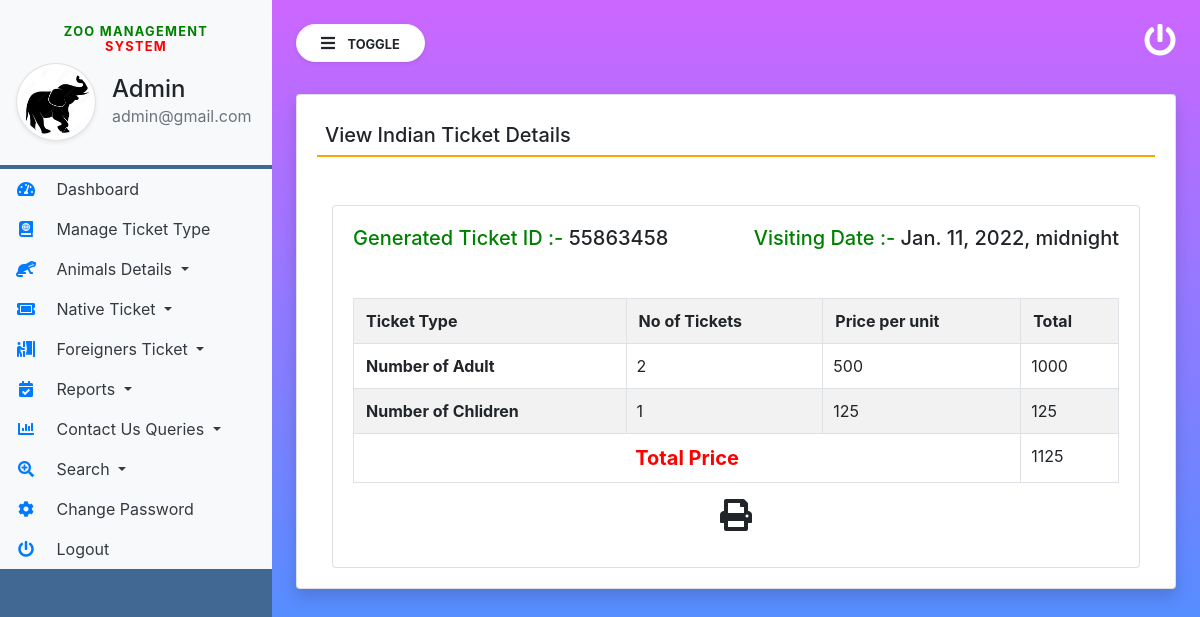
Page /view_NormalTicket/2 (signed in) on the committed database.
### zoo/models.py (models this page shows, shortened)
class Ticindian(models.Model):
    TicketID = models.CharField(max_length=100, null=True)
    NoAdult = models.CharField(max_length=50, null=True)
    NoChildren = models.CharField(max_length=50, null=True)
    AdultUnitprice = models.CharField(max_length=100, null=True)
    ChildUnitprice = models.CharField(max_length=100, null=True)
    PostingDate = models.DateTimeField(null=True)

class Tickettype(models.Model):
    TicketType = models.CharField(max_length=200, null=True)
    Price = models.CharField(max_length=150, null=True)
    CreationDate = models.DateTimeField(auto_now_add=True)

### zoo/views.py (the view)
# urls.py: path('view_NormalTicket/<int:pid>', view_NormalTicket, name='view_NormalTicket'),
def view_NormalTicket(request, pid):
    if not request.user.is_authenticated:
        return redirect('admin_login')
    ticketind = Ticindian.objects.get(id=pid)
    nchild = Tickettype.objects.get(TicketType="Native Child")
    nadult = Tickettype.objects.get(TicketType="Native Adult")
    nchildprice = nchild.Price
    nadultprice = nadult.Price
    Adultprice = int(ticketind.NoAdult) * int(nadultprice)
    Childprice = int(ticketind.NoChildren) * int(nchildprice)
    total = int(Adultprice) + int(Childprice)
    return render(request, 'view_NormalTicket.html', locals())

### zoo/templates/view_NormalTicket.html (shortened to what this page needs)
{% extends 'admin_base.html' %}
{% block main  %}
<div class="card shadow mt-2">
    <div class="card-body">
        <h5 class="p-2" style="border-bottom: 2px solid orange;">View Indian Ticket Details</h5>
        <div class="col-12 mt-5">
            <div class="card">
                <div class="card-body" id="exampl">
                    <h5 class="float-right"><span style="color: green;">Visiting Date :-</span> {{ticketind.PostingDate}}</h5>
                    <h5><span style="color: green;">Generated Ticket ID :-</span> {{ticketind.TicketID}}</h5>
                    <table border="1" class="table table-striped table-bordered first mt-5">
                        <tr>
                            <th>Ticket Type</th>
                            <th>No of Tickets</th>
                            <th>Price per unit</th>
                            <th>Total</th>
                        </tr>
                        <tr>
                            <th>Number of Adult</th>
                            <td style="padding-left: 10px">{{ticketind.NoAdult}}</td>
                            <td style="padding-left: 10px">{{nadultprice}}</td>
                            <td style="padding-left: 10px">{{Adultprice}}</td>
                        </tr>
                        <tr>
                            <th>Number of Chlidren</th>
                            <td style="padding-left: 10px">{{ticketind.NoChildren}}</td>
                            <td style="padding-left: 10px">{{nchildprice}}</td>
                            <td style="padding-left: 10px">{{Childprice}}</td>
                        </tr>
                        <tr>
                            <th style="text-align: center;color: red;font-size: 20px" colspan="3">Total Price
                            </th>
                            <td style="padding-left: 10px;">{{total}}</td>
                        </tr>
                    </table>
                    <p style="margin-top:1%" align="center">
                        <i class="fa fa-print fa-2x" style="cursor: pointer;" OnClick="CallPrint(this.value)"></i>
                    </p>
                </div>
            </div>
        </div>
    </div>
</div>
</div>
{% endblock %}

### zoo/templates/admin_base.html (shortened to what this page needs)
{% load static %}
<html lang="en">
<head>
    <link rel="stylesheet" href="https://maxcdn.bootstrapcdn.com/bootstrap/4.3.1/css/bootstrap.min.css">
    <link rel="stylesheet" href="https://use.fontawesome.com/releases/v5.6.3/css/all.css"
>
    <link rel="stylesheet" href="https://cdnjs.cloudflare.com/ajax/libs/twitter-bootstrap/4.5.2/css/bootstrap.css">
    <link rel="stylesheet" href="https://cdn.datatables.net/1.11.3/css/dataTables.bootstrap4.min.css">
    <link rel="stylesheet" type="text/css" href="{% static 'css/sidebar.css' %}">
</head>
<body>
<div class="vertical-nav bg-custom" id="sidebar">
    <div class="py-4 px-3 mb-1 bg-light">
        <center><h4 class="font-weight-bold text-uppercase px-3 small dashboard-text"><span style="color: green">Zoo Management</span> <span style="color: red">System</span></h4></center>
        <div class="media d-flex align-items-center">
            <img src="{% static 'images/animal1.png' %}" width="80" height="80"
                 class="mr-3 rounded-circle img-thumbnail shadow-sm">
            <div class="media-body">
                <h4 class="mb-0">Admin</h4>
                <p class="text-muted mb-0">{{request.user.email}}</p>
            </div>
        </div>
    </div>
    <ul class="nav flex-column bg-white">
        <li class="nav-item">
            <a href="{% url 'admin_home' %}" class="nav-link text-dark bg-light">
                <i class="fas fa-tachometer-alt fa-fw mr-3 text-primary"></i>
                Dashboard
            </a>
        </li>
        <li class="nav-item">
            <a href="{% url 'manage_Ticket_Type' %}" class="nav-link text-dark bg-light">
                <i class="fas fa-atlas mr-3 text-primary fa-fw"></i>
                Manage Ticket Type
            </a>
        </li>
        <li class="nav-item dropdown">
            <a class="nav-link dropdown-toggle text-dark bg-light" href="#" data-toggle="dropdown">
                <i class="fas fa-otter mr-3 text-primary fa-fw"></i> Animals Details
            </a>
        </li>
        <li class="nav-item dropdown">
            <a class="nav-link dropdown-toggle text-dark bg-light" href="#" id="navbardrop" data-toggle="dropdown">
                <i class="fas fa-ticket-alt mr-3 text-primary fa-fw"></i> Native Ticket
            </a>
        </li>
        <li class="nav-item dropdown">
            <a class="nav-link dropdown-toggle text-dark bg-light" href="#" data-toggle="dropdown">
                <i class="fas fa-person-booth mr-3 text-primary fa-fw"></i> Foreigners Ticket
            </a>
        </li>
        <li class="nav-item dropdown">
            <a class="nav-link dropdown-toggle text-dark bg-light" href="#" data-toggle="dropdown">
                <i class="fas fa-calendar-check mr-3 text-primary fa-fw"></i> Reports
            </a>
        </li>
        <li class="nav-item dropdown">
            <a class="nav-link dropdown-toggle text-dark bg-light" href="#" data-toggle="dropdown">
                <i class="fas fa-chart-bar mr-3 text-primary fa-fw"></i> Contact Us Queries
            </a>
        </li>
        <li class="nav-item dropdown">
            <a class="nav-link dropdown-toggle text-dark bg-light" href="#" data-toggle="dropdown">
                <i class="fas fa-search-plus mr-3 text-primary fa-fw"></i> Search
            </a>
        </li>
        <li class="nav-item">
            <a href="{% url 'changePassword' %}" class="nav-link text-dark bg-light">
                <i class="fas fa-cog mr-3 text-primary fa-fw"></i>
                Change Password
            </a>
        </li>
        <li class="nav-item">
            <a href="/logout" class="nav-link text-dark bg-light">
                <i class="fas fa-power-off mr-3 text-primary fa-fw"></i>
                Logout
            </a>
        </li>
    </ul>
</div>
<div class="page-content p-4" id="content">
    <a href="/logout" title="logout" class="float-right text-white"><i class="fas fa-power-off fa-2x"></i></a>
    <button id="sidebarCollapse" type="button" class="btn btn-light bg-white rounded-pill shadow-sm px-4 mb-4">
        <i class="fas fa-bars mr-2"></i>
        <small class="text-uppercase font-weight-bold">Toggle</small>
    </button>
    {% block main %}
    {% endblock %}
</body>
</html>

### zoo/static/css/sidebar.css (style rules this page uses)
body { background: linear-gradient(to bottom, #cc66ff 0%, #3399ff 100%); min-height:100vh; }
.vertical-nav { min-width : 17rem; width : 17rem; height:100vh; position:fixed; top:0; left:0; transition: all 0.4s; }
.page-content { width:calc(100% - 17rem); margin-left:17rem; transition:all 0.4s; }
.dashboard-text { letter-spacing : 0.1em; color : #aaa; }
.bg-custom { background-color: #406893!important; }

### rows in the picture
Ticindian: PostingDate "Jan. 11, 2022, midnight", TicketID "55863458", NoAdult "2", NoChildren "1"
Tickettype: Price "500"
Tickettype: Price "125"

### other values in the picture
{{ request.user.email }} "admin@gmail.com"
{{ Adultprice }} "1000"
{{ Childprice }} "125"
{{ total }} "1125"
